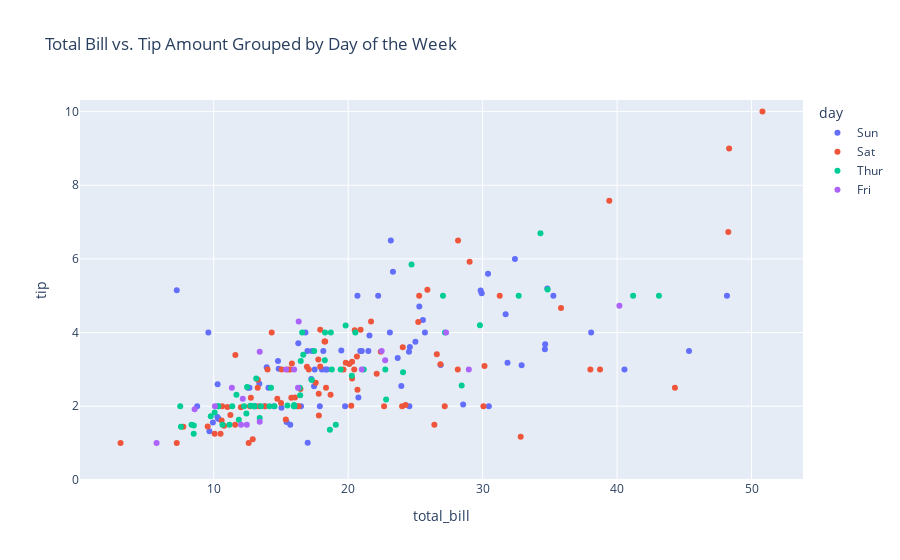

The notebook cell saved with this chart:
### Markdown cell above
Although `matplotlib` is awesome and still the most widely-used visualization library, in recent years, there has been a clear trend to move away from old-fashioned static plots `matplotlib` offers. Specifically, libraries like `plotly`, `bokeh` and `altair` now offer interactive plots for boring Jupyter notebooks. This allows you to zoom in, pan and interact with the generated plot in many ways making data analysis more enjoyable and informative.

### Code cell
tips = px.data.tips()

tips.plot.scatter(
    x="total_bill",
    y="tip",
    color="day",
    title="Total Bill vs. Tip Amount Grouped by Day of the Week",
)

### Figure 1 — Plotly figure (JSON) as saved in the notebook; plotly's stock layout.template omitted (floating-point values rounded to 4 significant figures)
{"data": [{"hovertemplate": "day=Sun<br>total_bill=%{x}<br>tip=%{y}<extra></extra>", "legendgroup": "Sun", "marker": {"color": "#636efa", "symbol": "circle"}, "mode": "markers", "name": "Sun", "orientation": "v", "showlegend": true, "type": "scatter", "x": [16.99, 10.34, 21.01, 23.68, 24.59, 25.29, 8.77, 26.88, 15.04, 14.78, 10.27, 35.26, 15.42, 18.43, 14.83, 21.58, 10.33, 16.29, 16.97, 17.46, 13.94, 9.68, 30.4, 18.29, 22.23, 32.4, 28.55, 18.04, 12.54, 10.29, 34.81, 9.94, 25.56, 19.49, 38.07, 23.95, 25.71, 17.31, 29.93, 14.07, 13.13, 17.26, 24.55, 19.77, 29.85, 48.17, 25, 13.39, 16.49, 21.5, 12.66, 16.21, 13.81, 17.51, 24.52, 20.76, 31.71, 7.25, 31.85, 16.82, 32.9, 17.89, 14.48, 9.6, 34.63, 34.65, 23.33, 45.35, 23.17, 40.55, 20.69, 20.9, 30.46, 18.15, 23.1, 15.69], "xaxis": "x", "y": [1.01, 1.66, 3.5, 3.31, 3.61, 4.71, 2, 3.12, 1.96, 3.23, 1.71, 5, 1.57, 3, 3.02, 3.92, 1.67, 3.71, 3.5, 2.54, 3.06, 1.32, 5.6, 3, 5, 6, 2.05, 3, 2.5, 2.6, 5.2, 1.56, 4.34, 3.51, 4, 2.55, 4, 3.5, 5.07, 2.5, 2, 2.74, 2, 2, 5.14, 5, 3.75, 2.61, 2, 3.5, 2.5, 2, 2, 3, 3.48, 2.24, 4.5, 5.15, 3.18, 4, 3.11, 2, 2, 4, 3.55, 3.68, 5.65, 3.5, 6.5, 3, 5, 3.5, 2, 3.5, 4, 1.5], "yaxis": "y"}, {"hovertemplate": "day=Sat<br>total_bill=%{x}<br>tip=%{y}<extra></extra>", "legendgroup": "Sat", "marker": {"color": "#EF553B", "symbol": "circle"}, "mode": "markers", "name": "Sat", "orientation": "v", "showlegend": true, "type": "scatter", "x": [20.65, 17.92, 20.29, 15.77, 39.42, 19.82, 17.81, 13.37, 12.69, 21.7, 19.65, 9.55, 18.35, 15.06, 20.69, 17.78, 24.06, 16.31, 16.93, 18.69, 31.27, 16.04, 38.01, 26.41, 11.24, 48.27, 20.29, 13.81, 11.02, 18.29, 17.59, 20.08, 16.45, 3.07, 20.23, 15.01, 12.02, 17.07, 26.86, 25.28, 14.73, 10.51, 17.92, 44.3, 22.42, 20.92, 15.36, 20.49, 25.21, 18.24, 14.31, 14, 7.25, 10.59, 10.63, 50.81, 15.81, 26.59, 38.73, 24.27, 12.76, 30.06, 25.89, 48.33, 13.27, 28.17, 12.9, 28.15, 11.59, 7.74, 30.14, 20.45, 13.28, 22.12, 24.01, 15.69, 11.61, 10.77, 15.53, 10.07, 12.6, 32.83, 35.83, 29.03, 27.18, 22.67, 17.82], "xaxis": "x", "y": [3.35, 4.08, 2.75, 2.23, 7.58, 3.18, 2.34, 2, 2, 4.3, 3, 1.45, 2.5, 3, 2.45, 3.27, 3.6, 2, 3.07, 2.31, 5, 2.24, 3, 1.5, 1.76, 6.73, 3.21, 2, 1.98, 3.76, 2.64, 3.15, 2.47, 1, 2.01, 2.09, 1.97, 3, 3.14, 5, 2.2, 1.25, 3.08, 2.5, 3.48, 4.08, 1.64, 4.06, 4.29, 3.76, 4, 3, 1, 1.61, 2, 10, 3.16, 3.41, 3, 2.03, 2.23, 2, 5.16, 9, 2.5, 6.5, 1.1, 3, 1.5, 1.44, 3.09, 3, 2.72, 2.88, 2, 3, 3.39, 1.47, 3, 1.25, 1, 1.17, 4.67, 5.92, 2, 2, 1.75], "yaxis": "y"}, {"hovertemplate": "day=Thur<br>total_bill=%{x}<br>tip=%{y}<extra></extra>", "legendgroup": "Thur", "marker": {"color": "#00cc96", "symbol": "circle"}, "mode": "markers", "name": "Thur", "orientation": "v", "showlegend": true, "type": "scatter", "x": [27.2, 22.76, 17.29, 19.44, 16.66, 10.07, 32.68, 15.98, 34.83, 13.03, 18.28, 24.71, 21.16, 10.65, 12.43, 24.08, 11.69, 13.42, 14.26, 15.95, 12.48, 29.8, 8.52, 14.52, 11.38, 22.82, 19.08, 20.27, 11.17, 12.26, 18.26, 8.51, 10.33, 14.15, 16, 13.16, 17.47, 34.3, 41.19, 27.05, 16.43, 8.35, 18.64, 11.87, 9.78, 7.51, 19.81, 28.44, 15.48, 16.58, 7.56, 10.34, 43.11, 13, 13.51, 18.71, 12.74, 13, 16.4, 20.53, 16.47, 18.78], "xaxis": "x", "y": [4, 3, 2.71, 3, 3.4, 1.83, 5, 2.03, 5.17, 2, 4, 5.85, 3, 1.5, 1.8, 2.92, 2.31, 1.68, 2.5, 2, 2.52, 4.2, 1.48, 2, 2, 2.18, 1.5, 2.83, 1.5, 2, 3.25, 1.25, 2, 2, 2, 2.75, 3.5, 6.7, 5, 5, 2.3, 1.5, 1.36, 1.63, 1.73, 2, 4.19, 2.56, 2.02, 4, 1.44, 2, 5, 2, 2, 4, 2.01, 2, 2.5, 4, 3.23, 3], "yaxis": "y"}, {"hovertemplate": "day=Fri<br>total_bill=%{x}<br>tip=%{y}<extra></extra>", "legendgroup": "Fri", "marker": {"color": "#ab63fa", "symbol": "circle"}, "mode": "markers", "name": "Fri", "orientation": "v", "showlegend": true, "type": "scatter", "x": [28.97, 22.49, 5.75, 16.32, 22.75, 40.17, 27.28, 12.03, 21.01, 12.46, 11.35, 15.38, 12.16, 13.42, 8.58, 15.98, 13.42, 16.27, 10.09], "xaxis": "x", "y": [3, 3.5, 1, 4.3, 3.25, 4.73, 4, 1.5, 3, 1.5, 2.5, 3, 2.2, 3.48, 1.92, 3, 1.58, 2.5, 2], "yaxis": "y"}], "layout": {"autosize": true, "dragmode": "pan", "legend": {"title": {"text": "day"}, "tracegroupgap": 0}, "title": {"text": "Total Bill vs. Tip Amount Grouped by Day of the Week"}, "xaxis": {"anchor": "y", "autorange": false, "domain": [0, 1], "range": [0.05466, 53.83], "showspikes": false, "title": {"text": "total_bill"}, "type": "linear"}, "yaxis": {"anchor": "x", "autorange": false, "domain": [0, 1], "range": [-0.003185, 10.32], "showspikes": false, "title": {"text": "tip"}, "type": "linear"}}}
